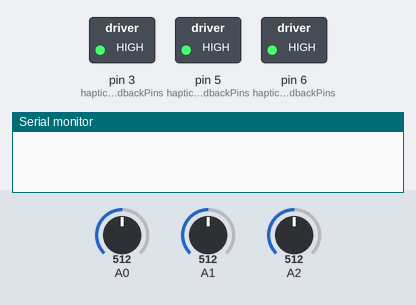
Simulated run of this sketch. Board: Arduino Pro Mini, built with avr-gcc and run on an emulated ATmega328P. Shown: switched loads named in the sketch (green lamp = pin HIGH), the last lines printed to the serial monitor. Inputs (shaded band) come from the test bench; at power-on: A0 = 512, A1 = 512, A2 = 512.

Above: at 0.1 s.
At 10.1 s:
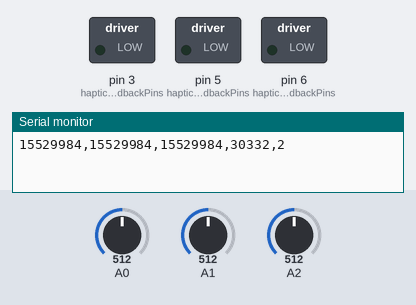
Timing chart, 0 to 11.6 s (numbered marks = the images above):
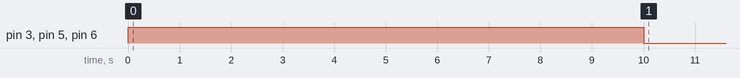

The sketch:

main.ino
```cpp
#include "FlexSensor.h"
#include "HapticController.h"
#include "Arduino.h"

/**
 * This array represents range of DigitalPins which will be set to HIGH when
 * the FlexSensor passes a predefined threshold.
 * Each Pin will will form a power source for HapticFeedback motors
 *
 */
const int hapticfeedbackPins[3] = {3, 5, 6};
const int selectedPattern = 2;

//kalibration of the flex sensors, min as in smallest angle
const int STRAIGHT_VALUE_TOP = 290;
const int STRAIGHT_VALUE_MIDDLE = 385;
const int STRAIGHT_VALUE_BOTTOM = 325;
const int MIN_VALUE_TOP = 420;  //utmost value in postive direction
const int MAX_VALUE_TOP = 100;  //utmost value in opposite (negative) direction
const int MIN_VALUE_MIDDLE = 500;
const int MAX_VALUE_MIDDLE = 230;
const int MIN_VALUE_BOTTOM = 450;
const int MAX_VALUE_BOTTOM = 230;
const int STATUS_STOPPED = 0;
const int STATUS_CALIBRATE = 1;
const int STATUS_LOGGING = 2;


unsigned long timeSinceCommunication = 0;
unsigned long timeCurrent = 0;
const unsigned long communicationDelay = 100; // 500ms
int currentStatus;

int flexValue1;
int flexValue2;
int flexValue3;

//buffer for sending timestamp(long) to serial
byte buffer[11];
byte endingByte = 255;
//initialize new FlexSensors
FlexSensor flex1(A0, STRAIGHT_VALUE_TOP, MIN_VALUE_TOP, MAX_VALUE_TOP);
FlexSensor flex2(A1, STRAIGHT_VALUE_MIDDLE, MIN_VALUE_MIDDLE, MAX_VALUE_MIDDLE);
FlexSensor flex3(A2, STRAIGHT_VALUE_BOTTOM, MIN_VALUE_BOTTOM, MAX_VALUE_BOTTOM);
HapticController haptic1(hapticfeedbackPins, selectedPattern, &flex1, &flex2, &flex3);
/**
 * [setup description]
 */
void setup() {
        //Sets the data rate in bits per second
        Serial.begin(9600);
        currentStatus = STATUS_CALIBRATE;
}
/**
 * [loop description]
 */
void loop() {
        //pass flex values to haptic controller, to activate a pattern
        flex1.read();
        flex2.read();
        flex3.read();
        flexValue1 = flex1.getValue();
        flexValue2 = flex2.getValue();
        flexValue3 = flex3.getValue();
        haptic1.update();


        if(Serial.available() > 0) {
          currentStatus = Serial.read();
        }

        if(currentStatus == STATUS_CALIBRATE) {
          long averageFlexValue1 = 0;
          long averageFlexValue2 = 0;
          long averageFlexValue3 = 0;
          int count = 0;

          timeCurrent = millis();
          haptic1.startCalibrating();

          //kalibrate for 10 seconds
          while(millis() < (timeCurrent + 10000)){
            flex1.read();
            flex2.read();
            flex3.read();
            averageFlexValue1 += flex1.getValue();
            averageFlexValue2 += flex2.getValue();
            averageFlexValue3 += flex3.getValue();
            count++;
          }
          haptic1.stopCalibrating();

          // Update with new values
          flex1.updateCalibratedValues(averageFlexValue1 / count);
          flex2.updateCalibratedValues(averageFlexValue2 / count);
          flex3.updateCalibratedValues(averageFlexValue3 / count);

          //FOR TESITNG PURPOSES BEFORE DEMO
          Serial.print(averageFlexValue1);
          Serial.print(",");
          Serial.print(averageFlexValue2);
          Serial.print(",");
          Serial.print(averageFlexValue3);
          Serial.print(",");
          Serial.print(count);
          Serial.print(",");
          Serial.print(selectedPattern);
          Serial.println();
          currentStatus = STATUS_STOPPED;

        } else if(currentStatus == STATUS_LOGGING) {

          if(timeCurrent > timeSinceCommunication + communicationDelay){
            //MessageType2 (every cycle)  - Total millis since start - FlexSensorValue1 - FlexSensorValue2 - FlexSensorValue3 - endingByte

            Serial.print(String(timeCurrent) + ",");
            Serial.print(String(flexValue1) + ",");
            Serial.print(String(flexValue2) + ",");
            Serial.print(String(flexValue3));
            Serial.println();

            timeSinceCommunication = millis();
          }
      }
}
```

FlexSensor.cpp
```cpp
/*
 * FlexSensor.h - Library for using flex sensors
 * Created by Geoffrey van Driessel, November 11, 2017.
 */
#include "Arduino.h"
#include "FlexSensor.h"

/**
 * [FlexSensor::FlexSensor description]
 * @param pin                [description]
 * @param straightResistance [description]
 * @param maximumResistor    [description]
 */
FlexSensor::FlexSensor(){

}

FlexSensor::FlexSensor(int pin, int straightValue,
                       int minimumValue, int maximumValue)
{
        pinMode(pin, INPUT);
        _pin = pin;
        _straightValue = straightValue;
        _minimumValueAnalog = minimumValue;
        _maximumValueAnalog = maximumValue;
        _minimumValueCalibrated = 0;
        _maximumValueCalibrated = 0;
        _userCalibrated = 0;
        _currentReading = 0;
}

void FlexSensor::read() {
  _currentReading = (analogRead(_pin) - _userCalibrated);
}

// return a value between (minimum value and maximum value) - straightValue. example range : -180 till +80 positive bent
int FlexSensor::getValue()
{
  return _currentReading;
}

void FlexSensor::updateCalibratedValues(int userStraightValue) {
  _userCalibrated = userStraightValue;
  _minimumValueCalibrated = _minimumValueAnalog - userStraightValue;
  _maximumValueCalibrated = _maximumValueAnalog - userStraightValue;
}
```

FlexSensor.h
```cpp
/*
 * FlexSensor.h - Library for using flex sensors
 * Created by Geoffrey van Driessel, November 11, 2017.
 */
#ifndef FlexSensor_h
#define FlexSensor_h


class FlexSensor
{
public:
  FlexSensor();
  FlexSensor(int pin, int straightValue, int minimumValue, int maximumValue);
  void updateCalibratedValues(int val);
  void read();
  int getValue();
  int _minimumValueAnalog;
  int _maximumValueAnalog;
  int _minimumValueCalibrated;
  int _maximumValueCalibrated;
  int _straightValue;
  int _userCalibrated;

private:
  int _pin;
  int _currentReading;


};

#endif
```

HapticController.cpp
```cpp
/*
* HapticController.h - Library for controlling haptic units
* Created by Geoffrey van Driessel, November 11, 2017.
*/
#include "Arduino.h"
#include "HapticController.h"
#include "FlexSensor.h"

/**
* [HapticController::HapticController description]
* @param pin1 [description]
* @param pin2 [description]
* @param pin3 [description]
* @param pin4 [description]
* @param pin5 [description]
* @param pin6 [description]
*/
HapticController::HapticController(int pinArray[], int pattern, FlexSensor *flex1, FlexSensor *flex2, FlexSensor *flex3)
{
  for (int i=0; i<3; i++) {
    pinMode(pinArray[i], OUTPUT);
  }
  _pin1 = pinArray[0];
  _pin2 = pinArray[1];
  _pin3 = pinArray[2];
  _selectedPattern = pattern;
  _flex1 = flex1;
  _flex2 = flex2;
  _flex3 = flex3;
  _patternTimer = 0;
  _lowToHighIntensity = 0;
  _highToLowIntensity = 255;
  _patternPulseDelay = 100;
  _upperTriggered = false;
  _middleTriggered = false;
  _lowerTriggered= false;
  _upperCounter = 0;
  _lowerCounter = 0;
  _middleCounter = 0;
}

/**
*
* @param flex1 Amount of resistance for 1st FlexSensor
* @param flex2 Amount of resistance for 2nd FlexSensor
* @param flex3 Amount of resistance for 3rd FlexSensor
*/
void HapticController::update()
{

  if (_selectedPattern == 1)
  {
    pattern1(_flex1, _pin1, 100);
    pattern1(_flex2, _pin2, 100);
    pattern1(_flex3, _pin3, 100);

  } else if(_selectedPattern == 2){

    pattern2(_flex1, _flex2, _flex3);

  } else if(_selectedPattern == 3){

    pattern3(_flex1, _pin1);
    pattern3(_flex2, _pin2);
    pattern3(_flex3, _pin3);

  } else if(_selectedPattern == 4) {

    pattern4(_pin1, 255);
    pattern4(_pin2, 255);
    pattern4(_pin3, 255);

  } else if(_selectedPattern == 5) {

    pattern4(_pin1, 0);
    pattern4(_pin2, 0);
    pattern4(_pin3, 0);

  }
}

/**
* [HapticController::pattern1 Use PWM to adjust the intensity of haptic vibration based on the angle of the flex sensor]
*/
void HapticController::pattern1(FlexSensor *flex, int pin, int amplifier){
  int intensity = flex->getValue();
  bool trigger = false;
  //Serial.println("intensity: " + String(pin) +  " " + String(intensity));
  if(intensity > 20 || intensity < -20) {
    trigger = true;
  }


  //assume that value is given between -180 and +80, make negative postive so it can be used to map intensity
  if(trigger) {
    if(intensity > 0){
      intensity = intensity * -1;
    }

    intensity = (intensity * amplifier) / 100;

    intensity = constrain(map(intensity, 0, flex->_maximumValueCalibrated, 0, 255), 0, 255);


    analogWrite(pin, intensity);
  } else {
    analogWrite(pin, 0);
  }

}

void HapticController::pattern2(FlexSensor *flex1, FlexSensor *flex2, FlexSensor *flex3 ) {

  unsigned long currentTime = millis();
  int flexValue1 = flex1->getValue();
  int flexValue2 = flex2->getValue();
  int flexValue3 = flex3->getValue();

  int lowerBound = -35;
  int upperBound = 35;

  if(flexValue1 < lowerBound || flexValue1 > upperBound) {
    _upperCounter++;
    if(_upperCounter == 3) {
      _upperTriggered = true;
      _upperCounter--;
    }
  } else {
    if(_upperCounter > 0) {
      _upperCounter--;
    } else {
      _upperTriggered = false;
    }
  }

  if(flexValue2 < lowerBound || flexValue2 > upperBound) {
    _middleCounter++;
    if(_middleCounter == 3) {
      _middleTriggered = true;
      _middleCounter--;
    }
  } else {
    if(_middleCounter > 0) {
      _middleCounter--;
    } else {
      _middleTriggered = false;
    }
  }

  if(flexValue3 < lowerBound || flexValue3 > upperBound) {
    _lowerCounter++;
    if(_lowerCounter == 3) {
      _lowerTriggered = true;
      _lowerCounter--;
    }
  } else {
    if(_lowerCounter > 0) {
      _lowerCounter --;
    } else {
      _lowerTriggered = false;
    }
  }


  if( currentTime > _patternTimer + _patternPulseDelay) {

    if(_upperTriggered == true) {
      analogWrite(_pin1, _lowToHighIntensity);
    } else {
      analogWrite(_pin1, 0);
    }

    if(_middleTriggered == true) {
      analogWrite(_pin2, _lowToHighIntensity);
    } else {
      analogWrite(_pin2, 0);
    }

    if(_lowerTriggered == true) {
      analogWrite(_pin3, _lowToHighIntensity);
    } else {
      analogWrite(_pin3, 0);
    }

    _lowToHighIntensity += 10;

    if(_lowToHighIntensity >= 260) {
      _lowToHighIntensity = 0;
    }

    _patternTimer = millis();

  }


}


void HapticController::pattern3(FlexSensor *flex, int pin) {

  int flexValue = flex->getValue();
  int upperBound = 35;
  int lowerBound = -35;

  if(flexValue < lowerBound || flexValue > upperBound) {
    analogWrite(pin, 255);
  } else {
    analogWrite(pin, 0);
  }

}

void HapticController::pattern4(int pin, int intensity) {
  analogWrite(pin, intensity);

}

void HapticController::startCalibrating(){
    pattern4(_pin1, 255);
    pattern4(_pin2, 255);
    pattern4(_pin3, 255);
}


void HapticController::stopCalibrating(){
    pattern4(_pin1, 0);
    pattern4(_pin2, 0);
    pattern4(_pin3, 0);
}
```

HapticController.h
```cpp
/*
 * HapticController.h - Library for controlling haptic units
 * Created by Geoffrey van Driessel, November 11, 2017.
 */
#ifndef HapticController_h
#define HapticController_h

#include "Arduino.h"
#include "FlexSensor.h"

class HapticController
{
public:
HapticController(int pinArray[], int pattern, FlexSensor *flex1, FlexSensor *flex2, FlexSensor *flex3);
void update();
void startCalibrating();
void stopCalibrating();
private:
int _pin1;
int _pin2;
int _pin3;
FlexSensor *_flex1;
FlexSensor *_flex2;
FlexSensor *_flex3;
int _selectedPattern;
int _highToLowIntensity;
int _lowToHighIntensity;
int _patternPulseDelay;
int _upperCounter;
int _middleCounter;
int _lowerCounter;
bool _upperTriggered;
bool _middleTriggered;
bool _lowerTriggered;
unsigned long _previousMillis;
unsigned long _patternTimer;
void pattern1(FlexSensor *flex, int pin, int amplifier);
void pattern2(FlexSensor *flex1, FlexSensor *flex2, FlexSensor *flex3);
void pattern3(FlexSensor *flex, int pin);
void pattern4(int pin, int intensity);
};

#endif
```

Measured:
- by itself, pin 3 (hapticfeedbackPins), pin 5 (hapticfeedbackPins), pin 6 (hapticfeedbackPins): LOW → HIGH at 0.00 s, → LOW 10.0 s later
